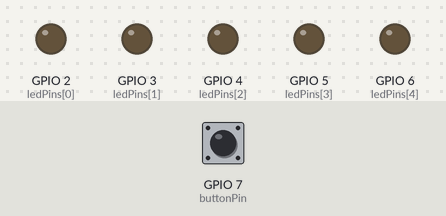
Bench run of a program on a simulated ESP32-S3. Shown: output pins drawn as LEDs (lit = HIGH). Dashed ring = blinking. Inputs (shaded band) come from the test bench; at power-on: GPIO 7 (buttonPin) HIGH.

Above: at 1.2 s.
1.3 s: GPIO 7 (buttonPin) pulled LOW for 0.15 s
At 1.75 s:
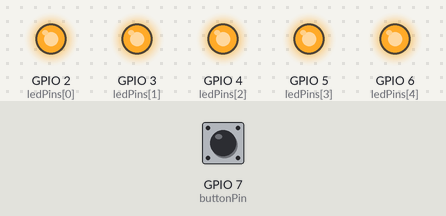
4.3 s: GPIO 7 (buttonPin) pulled LOW for 1 s
At 4.6 s:
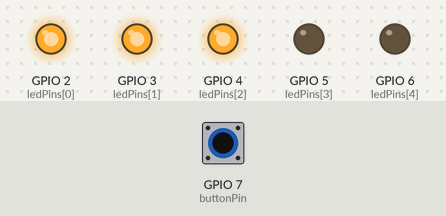
7.3 s: GPIO 7 (buttonPin) pulled LOW for 3.2 s
At 7.8 s:
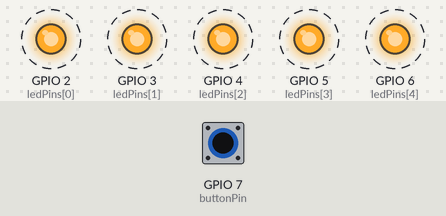
Timing chart, 0 to 12.7 s (numbered marks = the images above; inputs shaded):
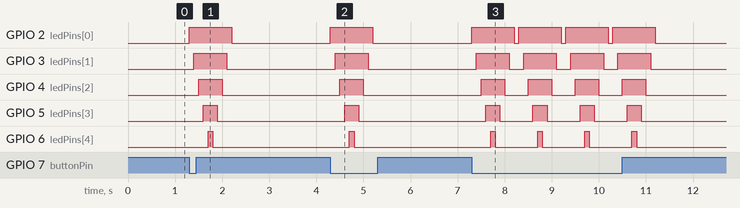

The program:

main.cpp
```cpp
#include <Arduino.h>

const int numLEDs = 5; // Número de LEDs en línea recta
const int ledPins[] = {2, 3, 4, 5, 6}; // Pines a los que están conectados los LEDs
const int buttonPin = 7; // Pin al que está conectado el botón

void activarOla();

void setup() {
  Serial.begin(115200);

  for (int i = 0; i < numLEDs; i++) {
    pinMode(ledPins[i], OUTPUT);
  }

  pinMode(buttonPin, INPUT_PULLUP); // Establece el pin del botón como entrada con resistencia pull-up
}

void loop() {
  if (digitalRead(buttonPin) == LOW) { // Si se presiona el botón
    activarOla(); // Activa la animación de la ola
  }
}

void activarOla() {
  // Enciende los LEDs en secuencia ascendente
  for (int i = 0; i < numLEDs; i++) {
    digitalWrite(ledPins[i], HIGH);
    delay(100);
  }

  // Apaga los LEDs en secuencia descendente
  for (int i = numLEDs - 1; i >= 0; i--) {
    digitalWrite(ledPins[i], LOW);
    delay(100);
  }
}
```

Measured:
- after the input at 1.3 s, GPIO 2 (ledPins[0]): LOW → HIGH at once, → LOW 0.90 s later; GPIO 3 (ledPins[1]): LOW → HIGH after 0.10 s, → LOW 0.70 s later; GPIO 4 (ledPins[2]): LOW → HIGH after 0.20 s, → LOW 0.50 s later; GPIO 5 (ledPins[3]): LOW → HIGH after 0.30 s, → LOW 0.30 s later; GPIO 6 (ledPins[4]): LOW → HIGH after 0.40 s, → LOW 0.10 s later
- after the input at 4.3 s, GPIO 2 (ledPins[0]): LOW → HIGH at once, → LOW 0.90 s later; GPIO 3 (ledPins[1]): LOW → HIGH after 0.10 s, → LOW 0.70 s later; GPIO 4 (ledPins[2]): LOW → HIGH after 0.20 s, → LOW 0.50 s later; GPIO 5 (ledPins[3]): LOW → HIGH after 0.30 s, → LOW 0.30 s later; GPIO 6 (ledPins[4]): LOW → HIGH after 0.40 s, → LOW 0.10 s later
- after the input at 7.3 s, GPIO 2 (ledPins[0]): alternates HIGH for 0.90 s and LOW for 0.10 s, 8 changes in all, then stays LOW, starting at once; GPIO 3 (ledPins[1]): alternates HIGH for 0.70 s and LOW for 0.30 s, 8 changes in all, then stays LOW, starting after 0.10 s
